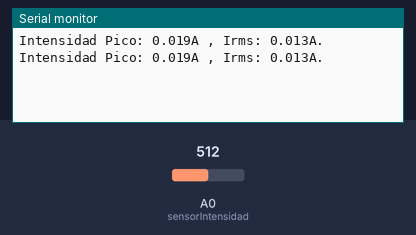
Recording of a sketch running on a simulated Arduino Uno, built with avr-gcc and run on an emulated ATmega328P. Shown: the last lines printed to the serial monitor. The inputs (shaded band) are chosen by the test bench; at power-on: A0 (sensorIntensidad) = 512.

Above: at 1.2 s.
1.3 s: A0 (sensorIntensidad) set to 490
At 2.2 s:
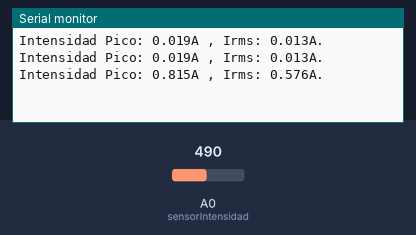
2.8 s: A0 (sensorIntensidad) set to 510
At 3.4 s:
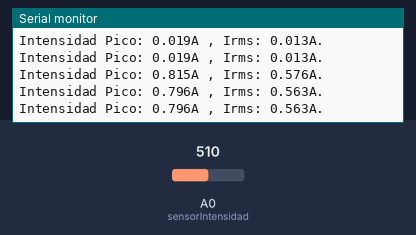
Timing chart, 0 to 5.8 s (numbered marks = the images above; inputs shaded):
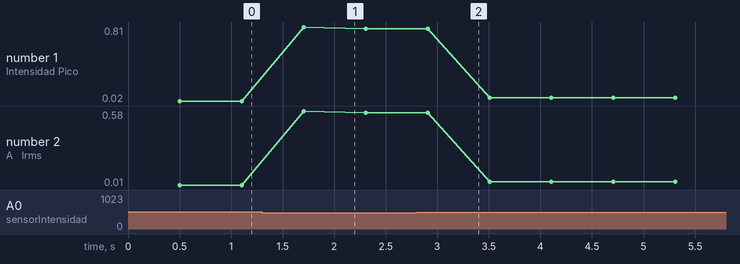

The sketch:

sensor_medidor_de_corriente.ino.ino
```cpp
// Definimos variables
float sensibilidad = 0.066;           // 5A = 185; 20A = 100   30A = 66
float ruido = 0.000;                  // filtro para eliminar ruido.
const int sensorIntensidad  = A0;         // Pin donde conectamos sensor.
float valorReposo = 2.50;
float intensidadPico = 0;
float tensionDeRed = 117.0;

void setup() {
  Serial.begin(115200);                //Iniciamos puerto serial.
}

void loop() {

  intensidadPico = leerCorriente();     // Leemos corriente.
  mostarValores();

}

float leerCorriente()
{
  float valorVoltajeSensor;
  float corriente = 0;
  long tiempo = millis();
  float intensidadMaxima = 0;
  float intensidadMinima = 0;
  while (millis() - tiempo < 500) //realizamos mediciones durante 0.5 segundos
  {
    valorVoltajeSensor = analogRead(sensorIntensidad) * (5.0 / 1023.0); //lectura del sensor en voltios
    corriente = 0.9 * corriente + 0.1 * ((valorVoltajeSensor - valorReposo) / sensibilidad); //Ecuación  para obtener la corriente
    if (corriente > intensidadMaxima)intensidadMaxima = corriente;
    if (corriente < intensidadMinima)intensidadMinima = corriente;
  }
  return (((intensidadMaxima - intensidadMinima) / 2) - ruido);
}

void mostarValores() {

  float Irms = intensidadPico * 0.707;            //Intensidad RMS = Ipico/(2^1/2)
  Serial.print("Intensidad Pico: ");
  Serial.print(intensidadPico, 3);
  Serial.print("A , Irms: ");
  Serial.print(Irms, 3);
  Serial.println("A.");
  delay(100);
}
```

Measured:
- after the input at 1.3 s, the serial monitor: prints a new line after 0.41 s (image 1)
- plotted number 1: 0.02 → 0.8 after the input at 1.3 s, 0.8 → 0.06 after the input at 2.8 s
- plotted number 2: 0.01 → 0.56 after the input at 1.3 s, 0.56 → 0.04 after the input at 2.8 s
